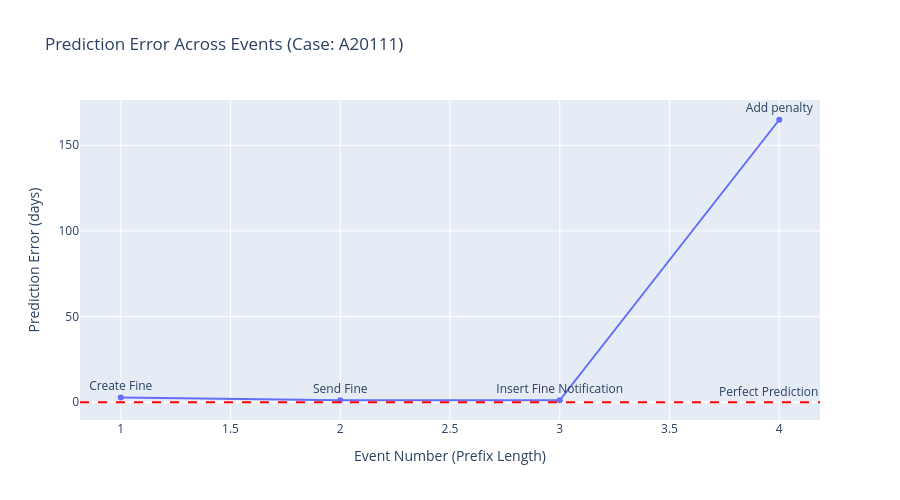

Notebook code for this chart:
### Code cell
# Pick a representative case from test data
case_prefix_counts = test_data.groupby('case_id')['prefix_length'].count()
cases_with_all_prefixes = case_prefix_counts[case_prefix_counts == PREFIX_LENGTH].index.tolist()

print(f"Cases with all {PREFIX_LENGTH} prefix lengths: {len(cases_with_all_prefixes)}")

# Pick one case
sample_case_id = "A20111"
print(f"Selected case: {sample_case_id}")

# Get all prefixes for this case
case_data = test_data[test_data['case_id'] == sample_case_id].copy()
case_data = case_data.sort_values('prefix_length')

# Create mask for this case
case_mask = test_data['case_id'] == sample_case_id

# Get predictions for this case
case_X = X_test[case_mask]
case_y_true_numeric = y_test_numeric[case_mask]
case_y_pred_numeric = reg.predict(case_X)

# Convert to timestamps for display
case_y_true_timestamps = pd.to_datetime(case_y_true_numeric, unit='s')
case_y_pred_timestamps = pd.to_datetime(case_y_pred_numeric, unit='s')

# Calculate error at each prefix (in days)
case_data['Actual Timestamp'] = case_y_true_timestamps.values
case_data['Predicted Timestamp'] = case_y_pred_timestamps.values
case_data['Actual'] = case_y_true_numeric
case_data['Predicted'] = case_y_pred_numeric
case_data['Error (days)'] = (case_y_pred_numeric - case_y_true_numeric) / (24 * 3600)
case_data['Absolute Error (days)'] = abs(case_data['Error (days)'])

# Plot prediction error over events
fig = px.line(
    case_data,
    x='prefix_length',
    y='Error (days)',
    markers=True,
    title=f'Prediction Error Across Events (Case: {sample_case_id})',
    labels={'prefix_length': 'Event Number (Prefix Length)', 'Error (days)': 'Prediction Error (days)'}
)

# Add activity labels
fig.update_traces(
    text=case_data['last_activity'],
    textposition='top center',
    mode='lines+markers+text'
)

fig.add_hline(y=0, line_dash='dash', line_color='red', annotation_text='Perfect Prediction')
fig.update_layout(width=900, height=500)
fig.show()

# Also show the actual vs predicted values
print("\nCase Details:")
display_cols = ['prefix_length', 'last_activity', 'Actual Timestamp', 'Predicted Timestamp', 'Error (days)']
print(case_data[display_cols].to_string(index=False))

### Figure 1 — Plotly figure (JSON) as saved in the notebook; plotly's stock layout.template omitted (floating-point values rounded to 4 significant figures)
{"data": [{"hovertemplate": "Event Number (Prefix Length)=%{x}<br>Prediction Error (days)=%{y}<extra></extra>", "legendgroup": "", "line": {"color": "#636efa", "dash": "solid"}, "marker": {"symbol": "circle"}, "mode": "lines+markers+text", "name": "", "orientation": "v", "showlegend": false, "text": ["Create Fine", "Send Fine", "Insert Fine Notification", "Add penalty"], "textposition": "top center", "type": "scatter", "x": [1, 2, 3, 4], "xaxis": "x", "y": [2.756, 1.128, 1.128, 164.9], "yaxis": "y"}], "layout": {"annotations": [{"showarrow": false, "text": "Perfect Prediction", "x": 1, "xanchor": "right", "xref": "x domain", "y": 0, "yanchor": "bottom", "yref": "y"}], "height": 500, "legend": {"tracegroupgap": 0}, "shapes": [{"line": {"color": "red", "dash": "dash"}, "type": "line", "x0": 0, "x1": 1, "xref": "x domain", "y0": 0, "y1": 0, "yref": "y"}], "title": {"text": "Prediction Error Across Events (Case: A20111)"}, "width": 900, "xaxis": {"anchor": "y", "domain": [0, 1], "title": {"text": "Event Number (Prefix Length)"}}, "yaxis": {"anchor": "x", "domain": [0, 1], "title": {"text": "Prediction Error (days)"}}}}
